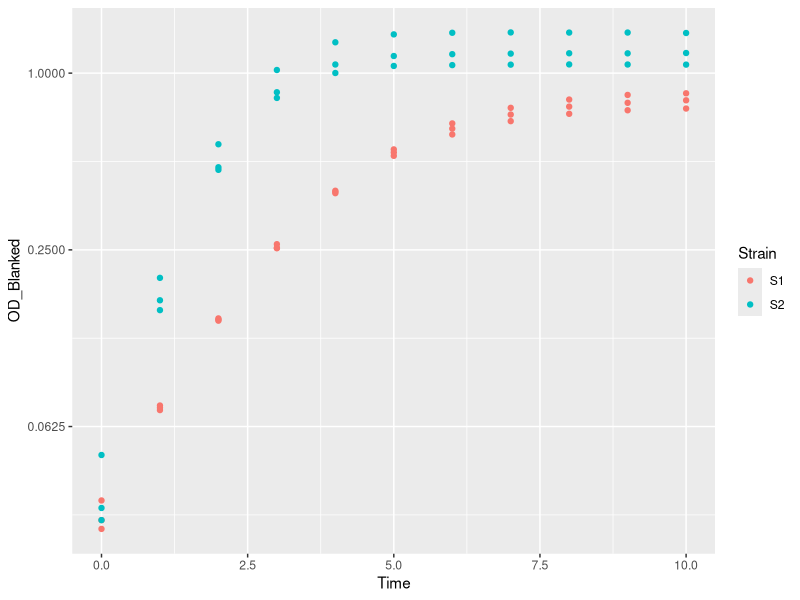

The R script that drew this image:
# Loading our packages

library(tidyverse)

# Reading in data

growth_data <- read_csv("data/growth_data.csv")

gfp_data <- read_csv("data/gfp_data.csv")

# Okay, converting to a clean long format

clean_data_od <- growth_data%>%
  arrange(Time)%>% # Arrange so it's in order of timepoints
  mutate(TimePoint = row_number())%>% # Create "TimePoints" so we can combine OD and GFP
  pivot_longer(starts_with("S"), names_to = "Strain_Rep", values_to = "OD")%>% # Pivot out our names
  separate(Strain_Rep, sep = "_", into = c("Strain", "Replicate")) # Separate into Strain and Replicate

clean_data_gfp <- gfp_data%>%
  arrange(Time)%>% # Arrange so it's in order of timepoitns - you can see this actually did something!
  mutate(TimePoint = row_number())%>% # Create "TimePoints" so we can combine OD and GFP
  pivot_longer(starts_with("S"), names_to = "Strain_Rep", values_to = "GFP")%>%
  separate(Strain_Rep, sep = "_", into = c("Strain", "Replicate"))%>% # Separate into Strain and Replicate
  select(-Time) # Remove the ugly "time" values - we'll use the ones from the OD dataframe

# Combining OD and GFP data
combined <- clean_data_od%>% 
  inner_join(clean_data_gfp)%>% # Let's combine our data with a join
  select(-TimePoint) # We don't need this anymore, so let's keep our dataframe tidy

# Working with "blanks"
blank_data <- combined%>%
  filter(Strain=="S3")%>% # Select strain 3 (my "blank")
  select(Time, Replicate, OD, GFP)%>% # Select just the timepoint, the replicate, and our measurements
  rename(Blank_OD = OD, Blank_GFP = GFP) # Rename so we know this is the blanks

# Calculating blanked RFUs
combined_and_blanked <- combined%>%
  filter(Strain!="S3")%>% # Now let's get rid of our blank (unless you want to plot it in the end)
  left_join(blank_data)%>% # Let's join in our blank data. It will join by time and replicate
  mutate(OD_Blanked = OD - Blank_OD,
         GFP_Blanked = GFP - Blank_GFP,
         RFUs = GFP_Blanked / OD_Blanked) # And let's calculate our blanked GFP_OD

# Let's see what timepoints look like they are in log phase
combined_and_blanked%>%
  ggplot(aes(x = Time, y = OD_Blanked, color = Strain))+
  geom_point()+
  scale_y_continuous(trans = "log2")
  

# Calculating doubling times
combined_and_blanked%>%
  filter(Time < 4)%>% # Limit to data to log phase
  nest_by(Strain, .key = "growth_df")%>% # Nest, so that we have little mini dataframes for each strain
  mutate(models = list(lm(log2(OD_Blanked) ~ Time, data = growth_df)), # Run a linear model to calculate the slope for log2 of OD versus Time
         slope = models$coefficients[2], # Extract the slope from the coefficients
         r_square = summary(models)$adj.r.squared, # See the adjusted r squared
         doubling_time_hr = 1 / slope, # Calculate doubling time
         doubling_time_min = doubling_time_hr * 60) # Convert to minutes
